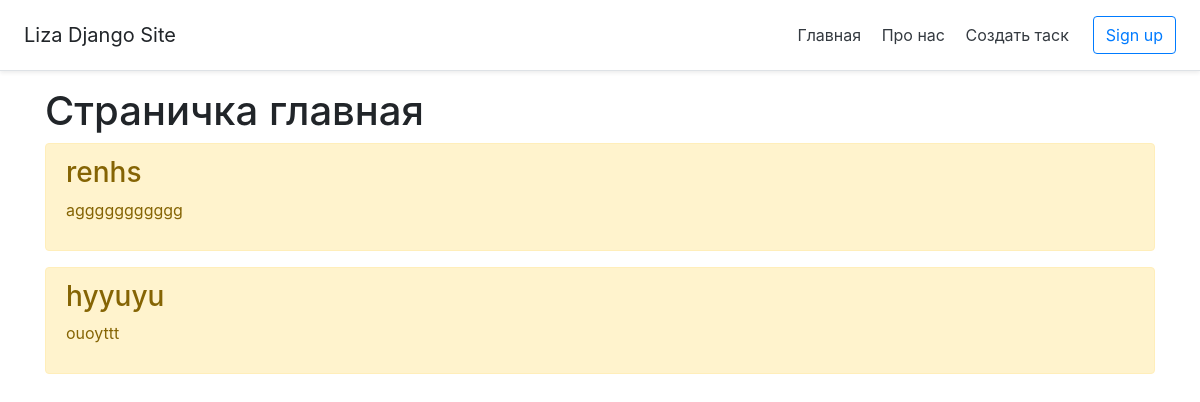
Before: / with the older database file.
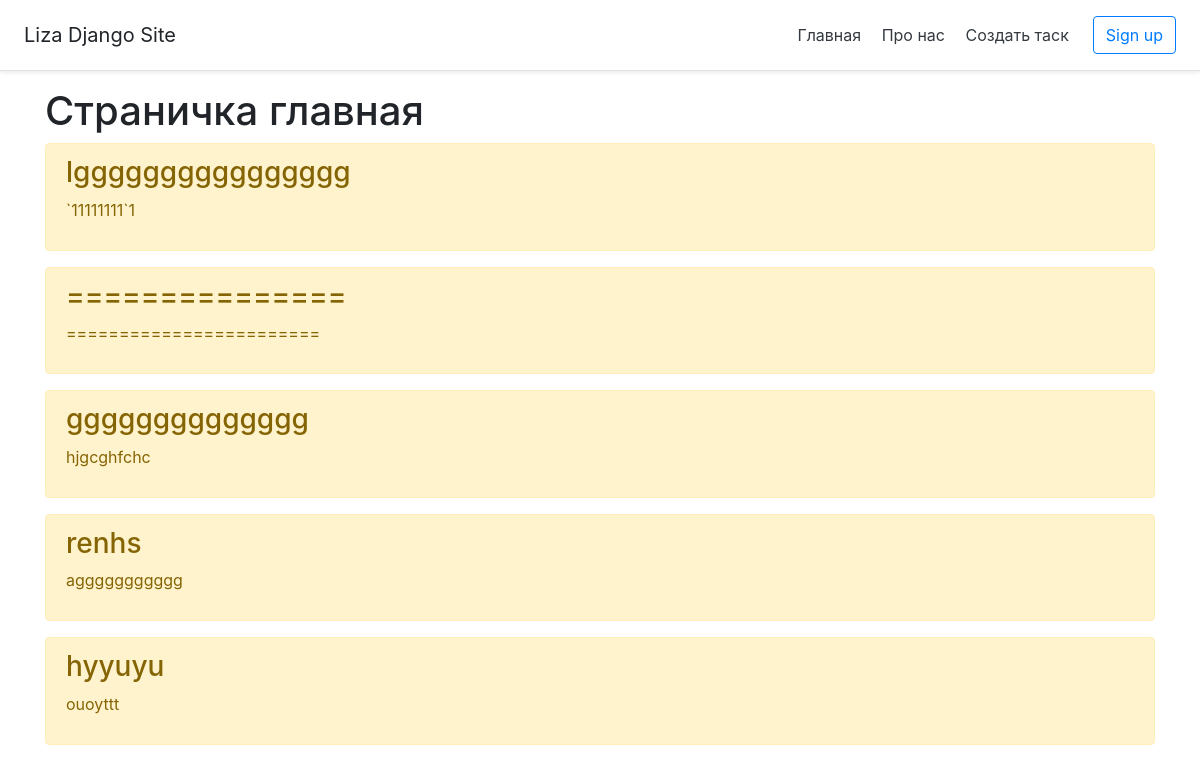
After: the same page with the newer database file.
### firstapp/models.py (models this page shows, shortened)
class Task(models.Model):
    title = models.CharField('Название', max_length=50)
    task = models.TextField('Описание')
    class Meta:
        verbose_name = "Задача"
        verbose_name_plural = "Задачи"

### firstapp/views.py (the view)
# urls.py: path('', views.index, name='home'),
def index(request):
    tasks = Task.objects.order_by('-id')
    return render(request, 'firstapp/index.html', {'title':'Главная страница сайта', 'tasks': tasks})

### firstapp/templates/firstapp/index.html (shortened to what this page needs)
{% extends 'firstapp/base.html' %}
{% block content %}
    <h1>Страничка главная</h1>
    {% if tasks %}
        {% for el in tasks %}
            <div class="alert alert-warning nt-2">
                <h3>{{ el.title }}</h3>
                <p>{{ el.task }}</p>
            </div>
        {% endfor %}
    {% else %}
            <p>У нас нет записей!</p>
    {% endif %}
{% endblock %}

Changed rows visible on the page:
added Task: title "lgggggggggggggggg", task "`11111111`1"
added Task: title "===============", task "========================"
added Task: title "gggggggggggggg", task "hjgcghfchc"
